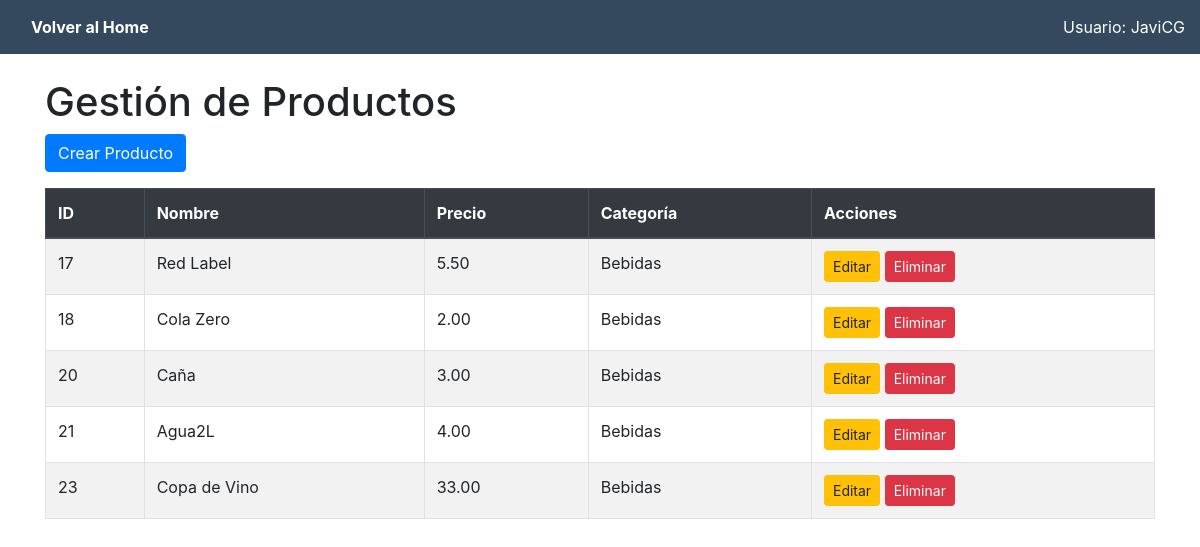
Screenshot of /tpv/productos/ (signed in) with the database file from the repository.
### tpv_app/models.py (models this page shows, shortened)
class Usuario(AbstractBaseUser, PermissionsMixin):
    ROLES = [
        ('Administrador', 'Administrador'),
        ('Vendedor', 'Vendedor'),
    ]
    username = models.CharField(max_length=150, unique=True, verbose_name="Nombre de usuario")
    nombre = models.CharField(max_length=150, verbose_name="Nombre")
    apellido = models.CharField(max_length=150, verbose_name="Apellido")
    rol = models.CharField(max_length=15, choices=ROLES, default='Vendedor', verbose_name="Rol")
    is_active = models.BooleanField(default=True, verbose_name="¿Está activo?")
    is_staff = models.BooleanField(default=False, verbose_name="¿Es staff?")
    fecha_creacion = models.DateTimeField(auto_now_add=True, verbose_name="Fecha de creación")
    fecha_modificacion = models.DateTimeField(auto_now=True, verbose_name="Última modificación")
    USERNAME_FIELD = 'username'
    REQUIRED_FIELDS = ['nombre', 'apellido']
    objects = UsuarioManager()
    class Meta:
        verbose_name = "Usuario"
        verbose_name_plural = "Usuarios"

class Producto(models.Model):
    id_producto = models.AutoField(primary_key=True)
    nombre = models.CharField(max_length=100)
    precio = models.DecimalField(max_digits=10, decimal_places=2)
    id_categoria = models.ForeignKey(Categoria, null=True, blank=True, on_delete=models.SET_NULL)
    activo = models.BooleanField(default=True)  # Campo para borrado lógico

class Categoria(models.Model):
    id_categoria = models.AutoField(primary_key=True)
    nombre = models.CharField(max_length=100)
    activo = models.BooleanField(default=True)  # Campo para borrado lógico

### tpv_app/views/product_views.py (the view)
# urls.py: path('productos/', listar_productos, name='productos'),
@login_required
def listar_productos(request):
    productos = Producto.objects.filter(activo=True)
    categorias = Categoria.objects.filter(activo=True)  # Solo categorías activas
    paginator = Paginator(productos, 6)  # 6 productos por página
    page_number = request.GET.get('page', 1)
    try:
        page_obj = paginator.get_page(page_number)
    except EmptyPage:
        page_obj = paginator.get_page(paginator.num_pages)
    return render(request, 'productos.html', {
        'page_obj': page_obj,
        'categorias': categorias,'usuario': request.user
    })

### tpv_app/templates/productos.html (shortened to what this page needs)
<!DOCTYPE html>
<html lang="es">
<head>
    <link rel="stylesheet" href="https://cdn.jsdelivr.net/npm/bootstrap@4.5.2/dist/css/bootstrap.min.css">
</head>
<body>
    <nav>
        <div>
            <a href="{% url 'home' %}">Volver al Home</a>
        </div>
        <div>
            Usuario: {{ usuario.username|default:"Invitado" }}
        </div>
    </nav>
    <div class="container">
        <h1 class="mt-4">Gestión de Productos</h1>
        <button class="btn btn-primary mb-3" data-toggle="modal" data-target="#crearProductoModal">
            Crear Producto
        </button>
        <table class="table table-bordered table-striped">
            <thead class="thead-dark">
                <tr>
                    <th>ID</th>
                    <th>Nombre</th>
                    <th>Precio</th>
                    <th>Categoría</th>
                    <th>Acciones</th>
                </tr>
            </thead>
            <tbody>
                {% for producto in page_obj.object_list %}
                <tr>
                    <td>{{ producto.id_producto }}</td>
                    <td>{{ producto.nombre }}</td>
                    <td>{{ producto.precio }}</td>
                    <td>{{ producto.id_categoria.nombre|default:"No asignada" }}</td>
                    <td>
                        <button class="btn btn-warning btn-sm" data-toggle="modal" data-target="#crearProductoModal"
                            data-id="{{ producto.id_producto }}" data-nombre="{{ producto.nombre|escape }}"
                            data-precio="{{ producto.precio }}" data-categoria="{{ producto.id_categoria_id }}">
                            Editar
                        </button>
                        <button class="btn btn-danger btn-sm" onclick="confirmarEliminacion('{{ producto.id_producto }}')"
>
                            Eliminar
                        </button>
                    </td>
                </tr>
                {% empty %}
                <tr>
                    <td colspan="5" class="text-center">No hay productos disponibles.</td>
                </tr>
                {% endfor %}
            </tbody>
        </table>
    </div>
</body>
</html>

### tpv_app/templates/productos.html (style rules this page uses)
nav { background-color: #34495e; color: #fff; padding: 15px; display: flex; justify-content: space-between; align-items: center; }
nav a { color: #fff; text-decoration: none; font-weight: bold; padding: 8px 16px; border-radius: 6px; transition: background-color 0.3s; }

### rows the page displays
Usuario: username "JaviCG"
Producto: id_producto "17", nombre "Red Label", precio "5.50", id_categoria.nombre "Bebidas"
Producto: id_producto "18", nombre "Cola Zero", precio "2.00", id_categoria.nombre "Bebidas"
Producto: id_producto "20", nombre "Caña", precio "3.00", id_categoria.nombre "Bebidas"
Producto: id_producto "21", nombre "Agua2L", precio "4.00", id_categoria.nombre "Bebidas"
Producto: id_producto "23", nombre "Copa de Vino", precio "33.00", id_categoria.nombre "Bebidas"
